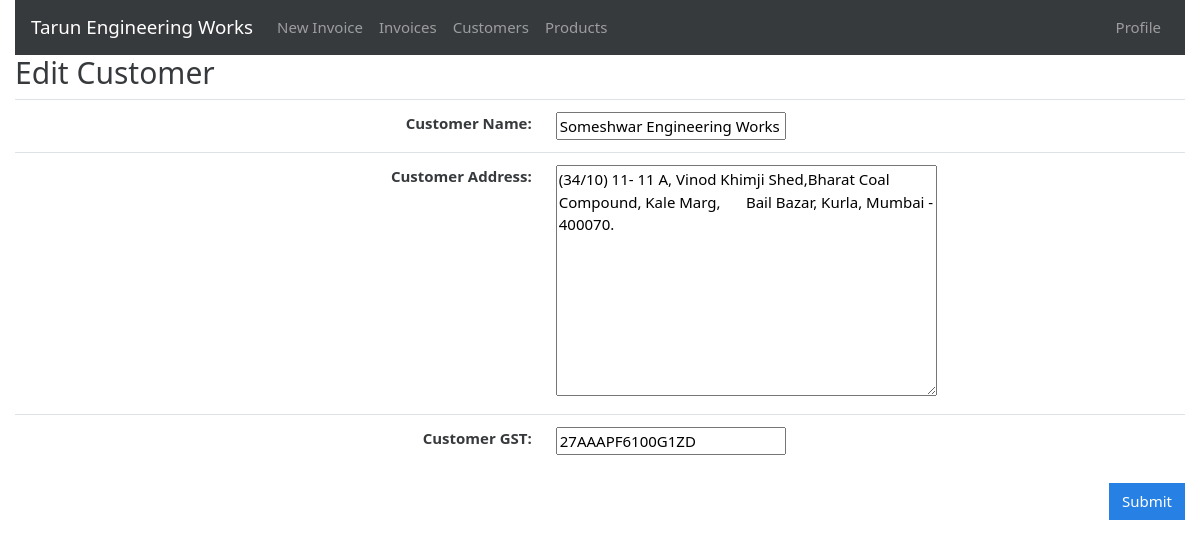
Page /customers/edit/9 (signed in) on the committed database.
### gstbillingapp/models.py (models this page shows, shortened)
class Customer(models.Model):
    customer_name = models.CharField(max_length=200)
    customer_address = models.TextField(max_length=600, blank=True, null=True)
    customer_gst = models.CharField(max_length=15, blank=True, null=True)

### gstbillingapp/views.py (the view)
# urls.py: path('customers/edit/<int:customer_id>', views.customer_edit, name='customer_edit'),
@login_required
def customer_edit(request, customer_id):
    customer_obj = get_object_or_404(Customer, id=customer_id)
    if request.method == "POST":
        customer_form = CustomerForm(request.POST, instance=customer_obj)
        if customer_form.is_valid():
            new_customer = customer_form.save()
            return redirect('customers')
    context = {}
    context['customer_form'] = CustomerForm(instance=customer_obj)
    return render(request, 'gstbillingapp/customer_edit.html', context)

### gstbillingapp/forms.py
class CustomerForm(ModelForm):
     class Meta:
         model = Customer
         fields = ['customer_name', 'customer_address', 'customer_gst']

### gstbillingapp/templates/gstbillingapp/customer_edit.html (shortened to what this page needs)
{% extends "gstbillingapp/base.html" %}
{% load static %}
{% block content %}
<h2>Edit Customer</h2>
<form method="POST">
	<table class="table">
		<tbody class="two-col-form">
			<tr>
				<th scope="row" class="text-right">Customer Name:</th>
				<td class="form-input-td">{{customer_form.customer_name}}</td>
			</tr>
			<tr>
				<th scope="row" class="text-right">Customer Address:</th>
				<td class="form-input-td">{{customer_form.customer_address}}</td>
			</tr>
			<tr>
				<th scope="row" class="text-right">Customer GST:</th>
				<td class="form-input-td" pattern="([A-Za-z0-9]{15})|(^$)">{{customer_form.customer_gst}}</td>
			</tr>
		</tbody>
	</table>
	<input type="submit" class="btn btn-primary float-right" value="Submit">
</form>
{% endblock %}

### gstbillingapp/static/gstbillingapp/main.css (style rules this page uses)
.two-col-form td, .two-col-form th { width: 25%; }

### rows in the picture
Customer: customer_name "Someshwar Engineering Works", customer_address "(34/10) 11- 11 A, Vinod Khimji Shed,Bharat Coal Compound, Kale Marg, Bail Bazar, Kurla, Mumbai - 400070.", customer_gst "27AAAPF6100G1ZD"
